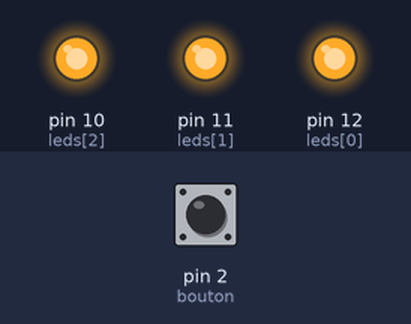
A sketch run on a simulated Arduino Uno, built with avr-gcc and run on an emulated ATmega328P. Parts: output pins drawn as LEDs (lit = HIGH). Dashed ring = blinking. The test bench sets the inputs (shaded band); at power-on: pin 2 (bouton) HIGH.

Above: at 1.2 s.
1.3 s: pin 2 (bouton) pulled LOW for 0.15 s
At 1.57 s:
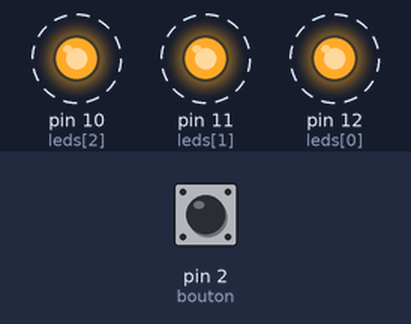
4.3 s: pin 2 (bouton) pulled LOW for 1 s
At 4.47 s:
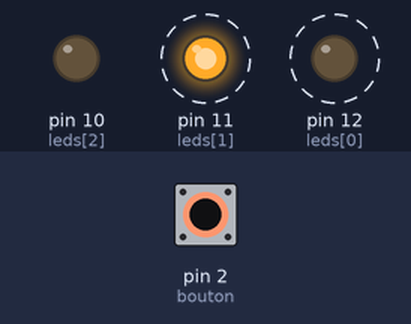
7.3 s: pin 2 (bouton) pulled LOW for 3.2 s
At 7.57 s:
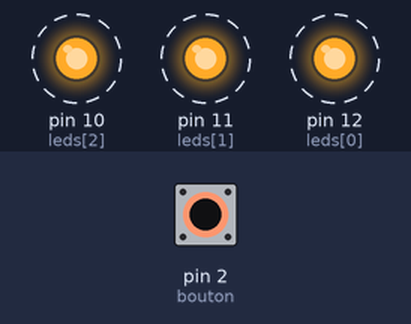
Timing chart, 0 to 18.0 s (numbered marks = the images above; inputs shaded):
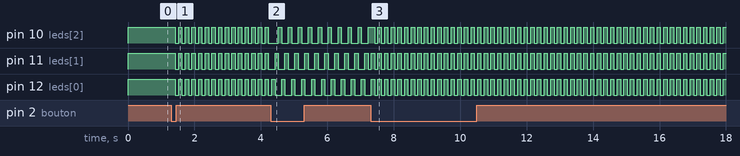

The sketch:

Trois_LEDs_et_un_bouton.ino
```cpp
const byte bouton = 2;
const byte leds[] = {12, 11, 10};

enum Mode { FIXE, SYNCHRONE, CHENILLARD };
Mode mode = FIXE;

bool derniereLecture = HIGH;
bool etatStable = HIGH;
unsigned long dernierRebond = 0;
unsigned long debutMode = 0;

void setup() {
  pinMode(bouton, INPUT_PULLUP);
  for (byte broche : leds) {
    pinMode(broche, OUTPUT);
  }
}

void loop() {
  unsigned long maintenant = millis();
  bool lecture = digitalRead(bouton);

  if (lecture != derniereLecture) {
    derniereLecture = lecture;
    dernierRebond = maintenant;
  }

  if (lecture != etatStable && maintenant - dernierRebond >= 25) {
    etatStable = lecture;
    if (etatStable == LOW) {
      mode = (mode == SYNCHRONE) ? CHENILLARD : SYNCHRONE;
      debutMode = maintenant;
    }
  }

  unsigned long etape = (maintenant - debutMode) / 100;

  for (byte i = 0; i < 3; i++) {
    bool allumee = mode == FIXE
                || (mode == SYNCHRONE && etape % 2 == 0)
                || (mode == CHENILLARD && etape % 3 == i);
    digitalWrite(leds[i], allumee ? HIGH : LOW);
  }
}
```

Measured:
- after the input at 1.3 s, pin 10 (leds[2]), pin 11 (leds[1]), pin 12 (leds[0]): alternates HIGH for 0.10 s and LOW for 0.10 s, starting after 0.12 s
- after the input at 4.3 s, pin 10 (leds[2]): alternates HIGH for 0.10 s and LOW for 0.20 s, starting after 0.22 s; pin 11 (leds[1]): alternates HIGH for 0.10 s and LOW for 0.20 s, starting after 0.12 s; pin 12 (leds[0]): alternates HIGH for 0.10 s and LOW for 0.20 s, starting after 0.32 s
- after the input at 7.3 s, pin 10 (leds[2]): alternates HIGH for 0.10 s and LOW for 0.10 s, starting after 0.12 s; pin 11 (leds[1]): alternates HIGH for 0.10 s and LOW for 0.10 s, starting at once; pin 12 (leds[0]): alternates HIGH for 0.10 s and LOW for 0.10 s, starting after 0.22 s
